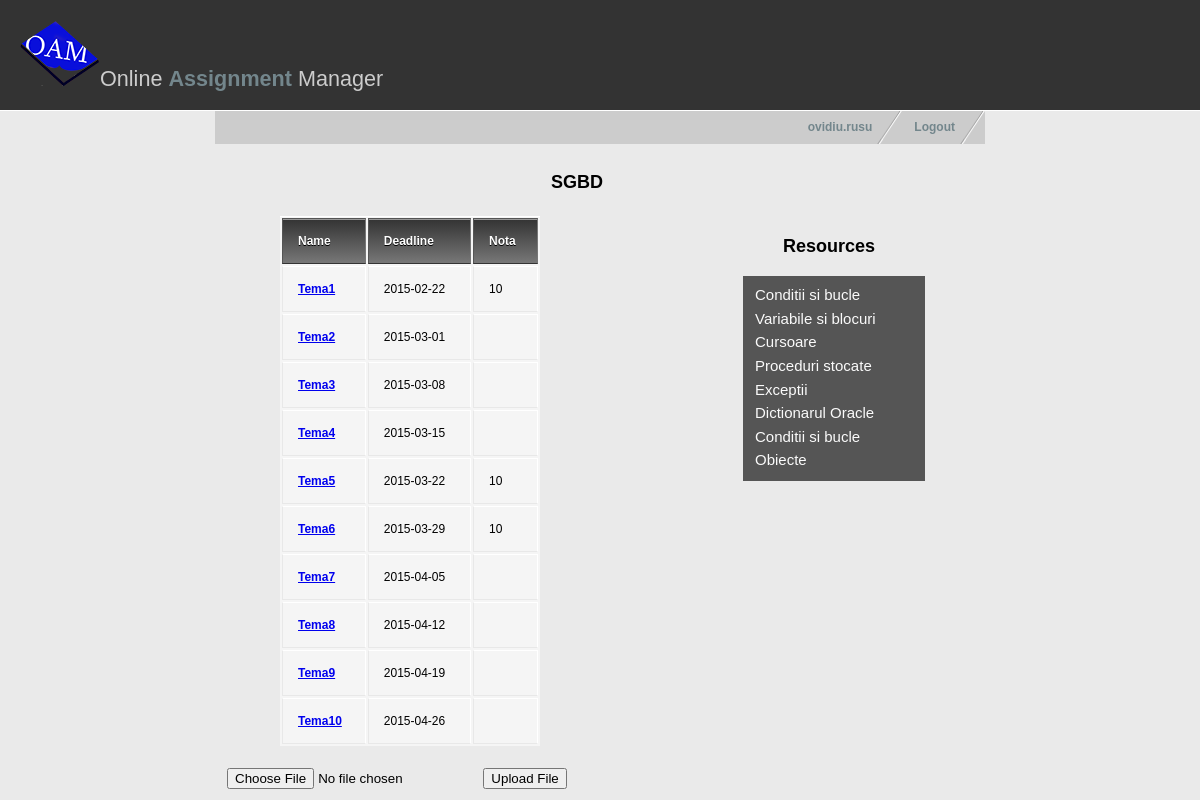
The app's page /studentcourse.php?name=SGBD (signed in) with its own data.
### tables this page shows
CREATE TABLE Resource(
  IdResursa INT(10) PRIMARY KEY,
  Nume VARCHAR(50) NOT NULL,
  IdMaterie INT(10) NOT NULL,
  Path VARCHAR(255),
  FOREIGN KEY(IdMaterie) REFERENCES Materie(IdMaterie)
  );

### studentcourse.php (the view, shortened to what this page needs)
<!DOCTYPE html>
<?php
  $username = $_SESSION['username'];
  $numemat=$_GET["name"];
?>
<html xmlns="http://www.w3.org/1999/xhtml" xml:lang="en" lang="en">
<head>
<link href="style.css" rel="stylesheet" type="text/css" />
</head>
<body>
<div id="header">
  <h1><img src="images/oamlogo3.png" alt="" />Online <span style="font-weight:bold; color:#73868C;">Assignment</span> Manager</h1>
</div>
<div id="container">
    <ul id="nav">
      <li><a href="index.html">Logout</a></li>
      <li><a href="studentindex.php"><?php echo $username ?></a></li>
    </ul>
    <div id="studcoursetitle">
      <h3 id="res2"><?php echo $numemat?></h3>
    </div>
  <div id="contentleft">
    <table>
      <thead>
        <tr>
          <th>Name</th>
          <th>Deadline</th>
          <th>Nota</th>
        </tr>
      </thead>
      <tbody>
	  <?php
		$result = mysql_query("SELECT A.t as titlu, A.p as path, A.d as due, B.n as nota FROM (select assignment.IdAssignment as id, assignment.titlu as t,assignment.path as p,assignment.duedate as d
from assignment JOIN materie ON materie.IdMaterie=assignment.IdMaterie
where materie.nume='$numemat') AS A
LEFT JOIN
 (select assignment.IdAssignment as id, nota.Nota as n from assignment
JOIN materie ON materie.IdMaterie=assignment.IdMaterie
JOIN submission ON submission.IdAssignment = assignment.IdAssignment
Join nota on submission.IdSubmission = nota.IdSubmission
join student on submission.IdStudent = student.IdStudent
join account on student.IdAccount = account.IdAccount
where materie.nume='$numemat'
and account.Username = '$username') AS B
ON A.id = B.id
ORDER BY due;");
		while($line = mysql_fetch_array($result, MYSQL_ASSOC)) {
	  ?>
		<tr>
          <td><a href="<?php print $line["path"]?>"><strong><?php print $line["titlu"]?></strong></a></td>
          <td><?php print $line["due"]?></td>
          <td><?php print $line["nota"]?></td>
        </tr>
    <?php }?>
      </tbody>
    </table>
	<form action="getfile.php" method="post" enctype='multipart/form-data'><br>
		<input type="file" name="uploadFile">
		<input type="submit"  name="submit" value="Upload File">
	</form>
  </div>
  <div id="contentright">
    <h3 id="res">Resources</h3>
    <ul id="resources">
	<?php
		$result = mysql_query("select resource.nume as n,resource.path as p
			from resource JOIN materie ON materie.IdMaterie=resource.IdMaterie
			where materie.nume='$numemat';");
		while($line = mysql_fetch_array($result, MYSQL_ASSOC)) {
	?>
		<li><a href="<?php print $line["p"]?>"><?php print $line["n"]?></a></li>
    <?php }?>
    </ul>
  </div>
</div>

### style.css (style rules this page uses)
body { margin: 0; padding: 0; font: 75% tahoma, Verdana, Arial, sans-serif; line-height: 1.8em; background: #eaeaea url(images/bg.jpg) top left repeat-x; }
#header { background: #333; padding: 20px; border-bottom: 1px solid #fff; }
#header h1 { padding: 0; margin: 0; font-family: Georgia, sans-serif; font-weight: normal; font-size: 180%; color: #ccc; }
#container { width: 770px; margin: 0 auto; padding: 0; }
#nav { float: right; width: 100%; margin: 0; padding: 0px; list-style: none; background: #ccc; }
#nav li { float: right; margin: 0; padding: 0; }
#nav a { float:left; display: block; padding: 0.5em 2.5em 0.5em 1em; text-decoration: none; font-weight: bold; font-size: 100%; color: #73868c; background: #ccc url(images/nav_slant.gif) no-repeat top right; }
#studcoursetitle { float: left; margin-top: 10px; width: 700px; height: 40px; padding: 0 1em 1em 1em; }
#contentleft { float: left; margin-top: 10px; width: 450px; padding: 0 1em 1em 1em; }
#contentright { margin-top: 0px; float: right; width: 230px; padding: 1em 1em 1em 2em; }
table { background: #f5f5f5; border-collapse: separate; box-shadow: inset 0 1px 0 #fff; font-size: 12px; line-height: 24px; margin-left: 53px; text-align: left; width: 260px; }
th { background: linear-gradient(#333, #777); border-left: 1px solid #555; border-right: 1px solid #777; border-top: 1px solid #555; border-bottom: 1px solid #333; box-shadow: inset 0 1px 0 #999; color: #fff; font-weight: bold; padding: 10px 15px; position: relative; text-shadow: 0 1px 0 #000; }
td { border-right: 1px solid #fff; border-left: 1px solid #e8e8e8; border-top: 1px solid #fff; border-bottom: 1px solid #e8e8e8; padding: 10px 15px; position: relative; }
h1 { font-family: Georgia, serif; font-size: 180%; padding: 30px 0 10px 0; color: #73868c; }
#res { font-family: helvetica, Verdana, Arial; font-size: 18px; padding-left: 40px; }
#res2 { font-family: helvetica, Verdana, Arial; font-size: 18px; text-align: center; }
#resources { width: 170px; list-style: none; margin: 0; padding: 0; background: #303030; opacity: 0.8; padding: 0.7em 0em 0.7em 1em; }
#resources a { text-decoration: none; color: #FFF; font-size: 15px; }

### records on screen
resource: Nume "Conditii si bucle"
resource: Nume "Variabile si blocuri"
resource: Nume "Cursoare"
resource: Nume "Proceduri stocate"
resource: Nume "Exceptii"
resource: Nume "Dictionarul Oracle"
resource: Nume "Conditii si bucle"
resource: Nume "Obiecte"

### other values on screen
$username "ovidiu.rusu"
$numemat "SGBD"
$line["titlu"] "Tema1"
$line["due"] "2015-02-22"
$line["nota"] "10"
$line["titlu"] "Tema2"
$line["due"] "2015-03-01"
$line["titlu"] "Tema3"
$line["due"] "2015-03-08"
$line["titlu"] "Tema4"
$line["due"] "2015-03-15"
$line["titlu"] "Tema5"
$line["due"] "2015-03-22"
$line["titlu"] "Tema6"
$line["due"] "2015-03-29"
